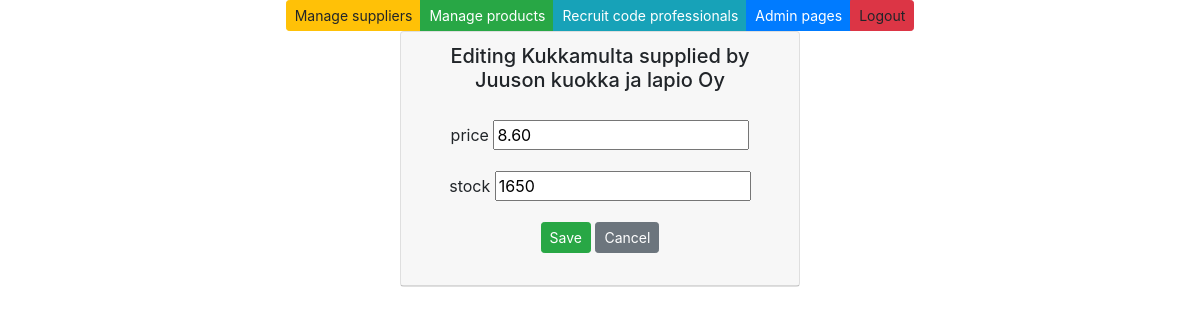
/edit-product-get/1/, run on an earlier commit of the app's database.
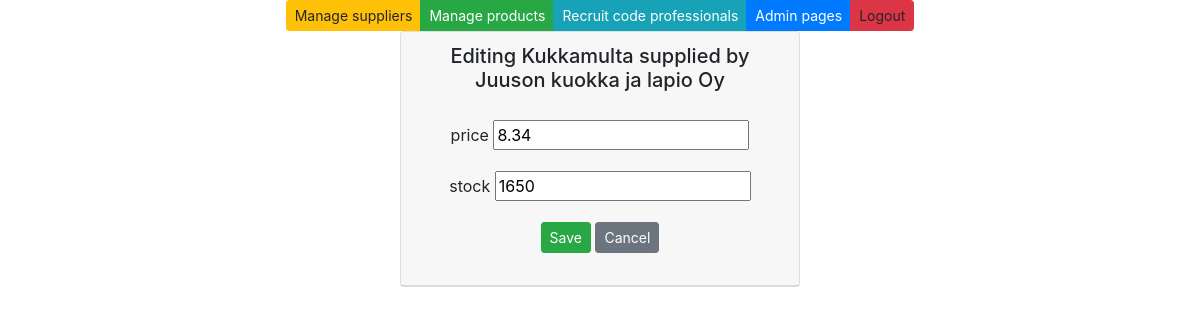
And on a later commit of the database.
### app/models.py (models this page shows, shortened)
class Product(models.Model):
    productname = models.CharField(max_length = 20, default = "laku")
    packagesize = models.CharField(max_length = 20, default = 3)
    unitprice = models.DecimalField(max_digits=8, decimal_places=2, default=1.00)
    unitsinstock = models.IntegerField(default = 3)
    supplier = models.ForeignKey(Supplier, on_delete=models.CASCADE)

class Supplier(models.Model):
    companyname = models.CharField(max_length = 50, default="firma")
    contactname = models.CharField(max_length = 50, default="firma")
    address = models.CharField(max_length = 100, default="firma")
    phone = models.CharField(max_length = 20, default="firma")
    email = models.CharField(max_length = 50, default="firma")
    country = models.CharField(max_length = 50, default="firma")

### app/views.py (the view)
# urls.py: path('edit-product-get/<int:id>/', editproductget),
def editproductget(request, id):
    product = Product.objects.get(id = id)
    context = {'product': product}
    return render (request,"editproduct.html",context)

### app/templates/editproduct.html (shortened to what this page needs)
{% extends 'index.html' %}
{% block content %}
<div class="card" style="width: 25rem;">
    <div class="card-header">
        <h5>Editing {{product.productname}} supplied by {{product.supplier.companyname}}</h5>
        <div class="card-body">
            <form method="post" action="/edit-product-post/{{product.id}}/">
                <div class="form-group">
                    <label>price</label>
                    <input type="number" step=".01" name="unitprice" value={{product.unitprice}}>
                </div>
                <div class="form-group">
                    <label>stock</label>
                    <input type="number" name="unitsinstock" value={{product.unitsinstock}}>
                </div>
                <input type="submit" value="Save" class="btn btn-success btn-sm">
                <input type="button" onclick="window.location.href='/products'"class="btn btn-secondary btn-sm" value="Cancel">
            </form>
        </div>
    </div>
</div>
{% endblock %}

What changed in the data, as far as the page shows it:
changed Product "Kukkamulta": unitprice "8.60" → "8.34"
